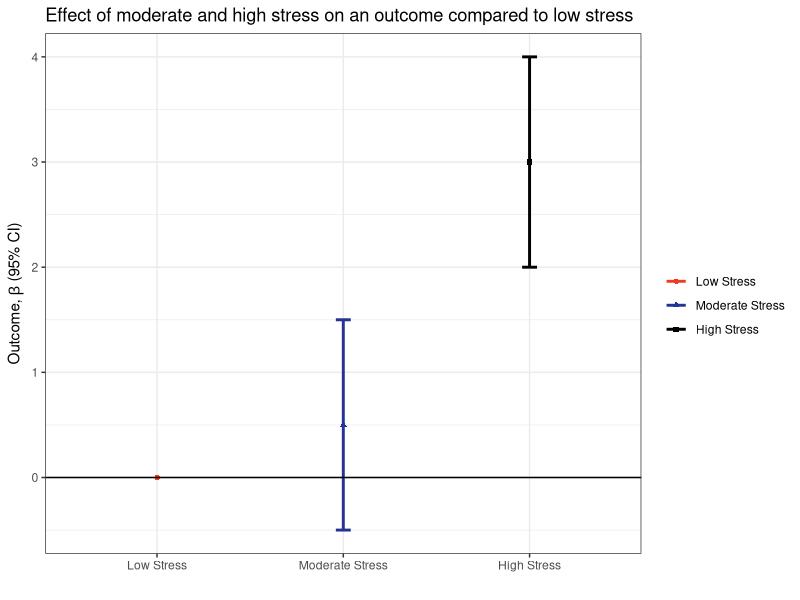
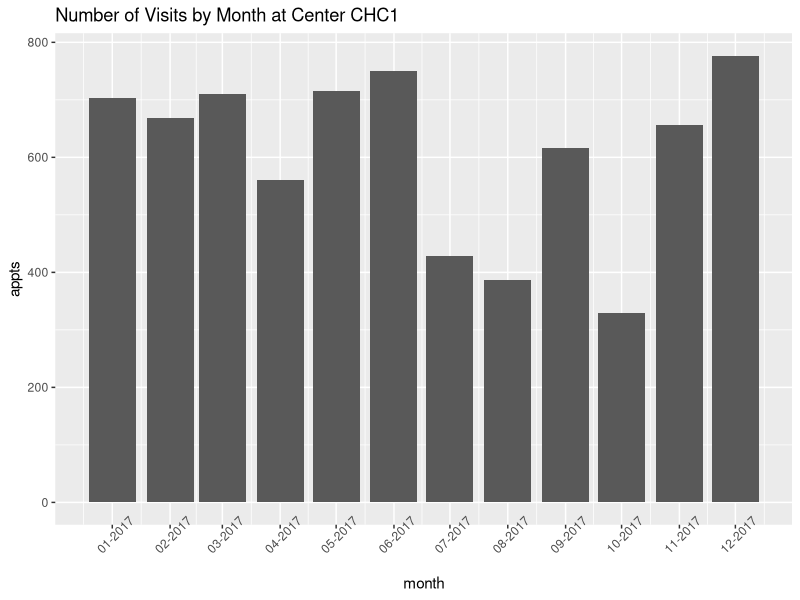
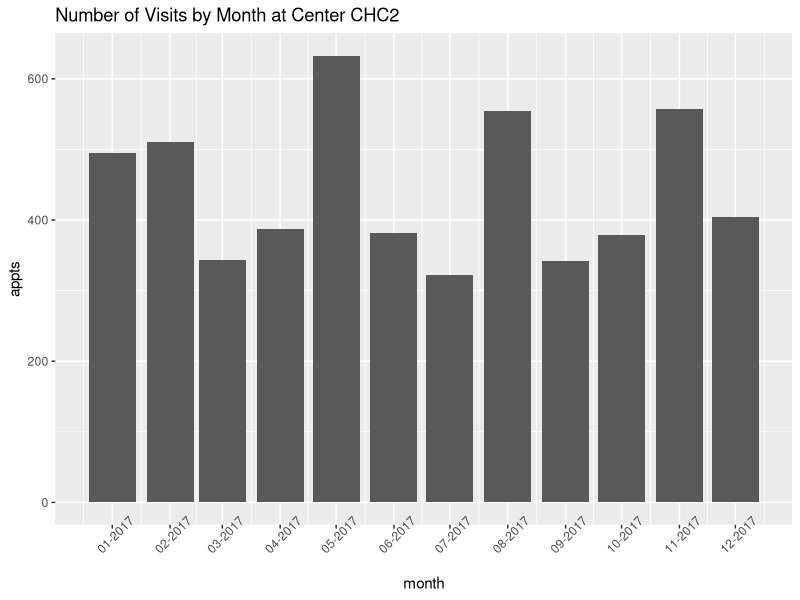
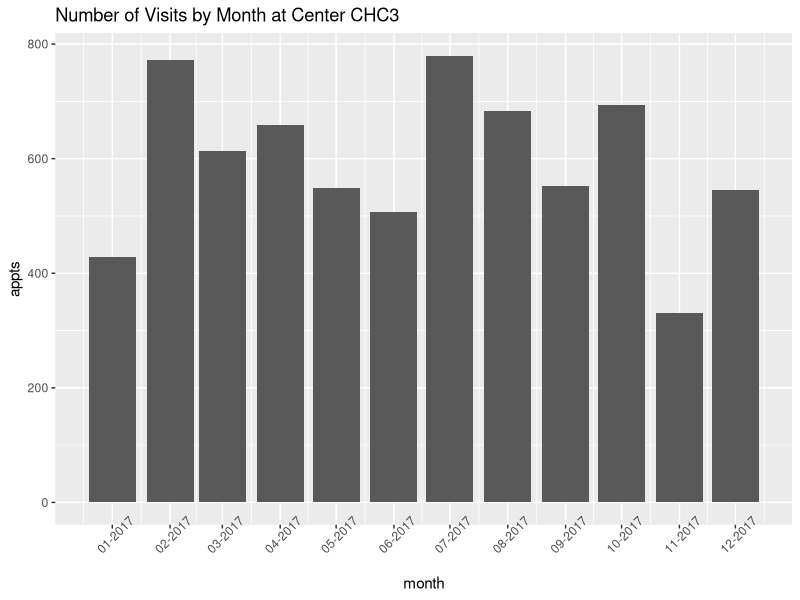
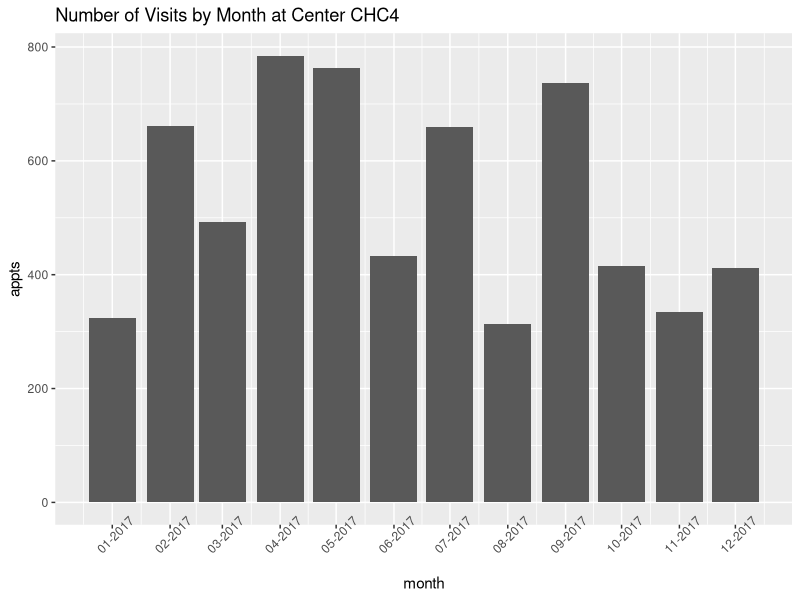
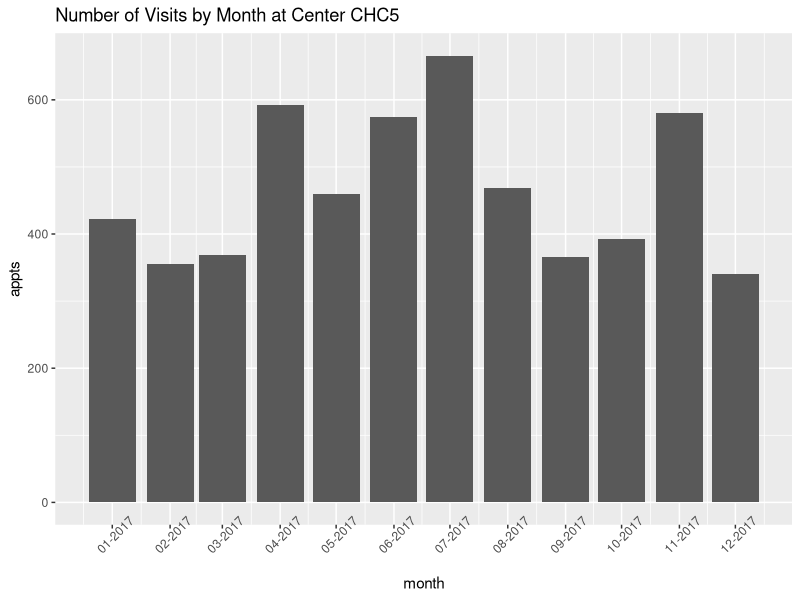
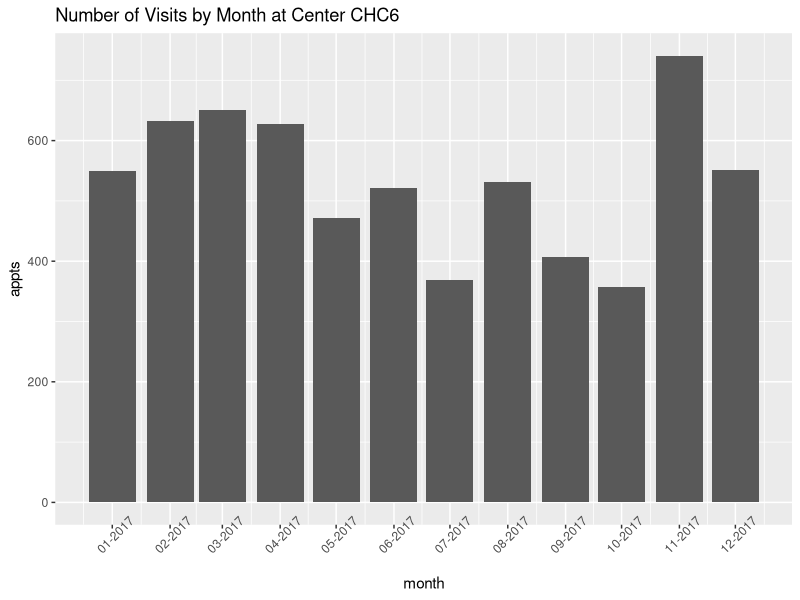
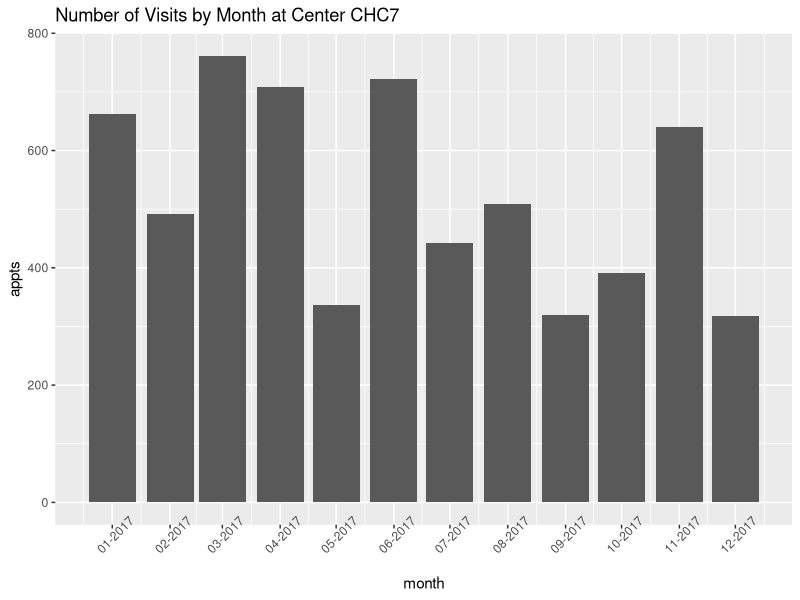

The R script that drew these images, in order:
## ---- chunk 1
knitr::opts_chunk$set(echo = TRUE)
library(ggplot2)
## ---- chunk 2
test_data <- data.frame(stress = factor(c(1, 2, 3),
                                        levels = c(1, 2, 3),
                                        labels = c("Low Stress", "Moderate Stress", "High Stress")),
                        estimate = c(0, .5, 3),
                        lowercl = c(NA, -0.5, 2),
                        uppercl = c(NA, 1.5,  4))
## ---- chunk 3

dodge <- position_dodge(width=0.9)

ggplot(test_data, aes(x = stress, y = estimate, group = 1, colour = stress, shape = stress)) +
    geom_point(position = dodge) +
    geom_errorbar(aes(ymax = uppercl, ymin = lowercl), position = dodge, width = 0.08, size = 1) +
    theme(axis.text.x =  element_blank(),
          axis.ticks.x =  element_blank()) +
    scale_colour_manual(values=c("#f03b20", "#253494", "#000000"), name="") +
    scale_shape(name = "") +
    labs(y = expression(paste("Outcome, ", beta, " (95% CI)")),
         x = "",
         title = "Effect of moderate and high stress on an outcome compared to low stress") +
    theme_bw() +
    geom_hline(yintercept = 0)

## ---- chunk 4

## ---- chunk 5

chc_data <- data.frame(chc = sort(rep(paste0("CHC", 1:15), 12)),
                       month = rep(seq(as.Date("2017-01-01"), as.Date("2017-12-31"), by="month"), 15),
                       appts = sample(300:800, 15*12, replace = TRUE))


head(chc_data)

## ---- chunk 6
# function for plot
library(dplyr)

chc_plot_fun <- function(x){
chc_data %>%
  filter(chc == x) %>%
  ggplot(aes(month, appts)) +
  geom_col() +
  scale_x_date(date_breaks = "1 month", date_labels = "%m-%Y") +
  theme(axis.text.x = element_text(angle = 45)) +
  labs(title = paste0("Number of Visits by Month at Center ", x))}

lapply(paste0("CHC", 1:15), chc_plot_fun)

## ---- chunk 7

chc_data %>%
    group_by(chc) %>%
    ggplot(aes(month, appts)) +
    geom_col() +
    scale_x_date(date_breaks = "1 month", date_labels = "%m-%Y") +
    theme(axis.text.x = element_text(angle = 45)) +
    labs(title = paste0("Number of Visits by Month at Center"))

## ---- chunk 8
chc_data %>%
    ggplot(aes(month, appts, colour = chc)) +
    geom_line() +
    scale_x_date(date_breaks = "1 month", date_labels = "%m-%Y") +
    theme(axis.text.x = element_text(angle = 45)) +
    labs(title = paste0("Number of Visits by Month at Centers"))
## ---- chunk 9
chc_data %>%
    ggplot(aes(month, appts, colour = chc)) +
    geom_point() +
    scale_x_date(date_breaks = "1 month", date_labels = "%m-%Y") +
    theme(axis.text.x = element_text(angle = 45)) +
    labs(title = paste0("Number of Visits by Month at Centers"))
